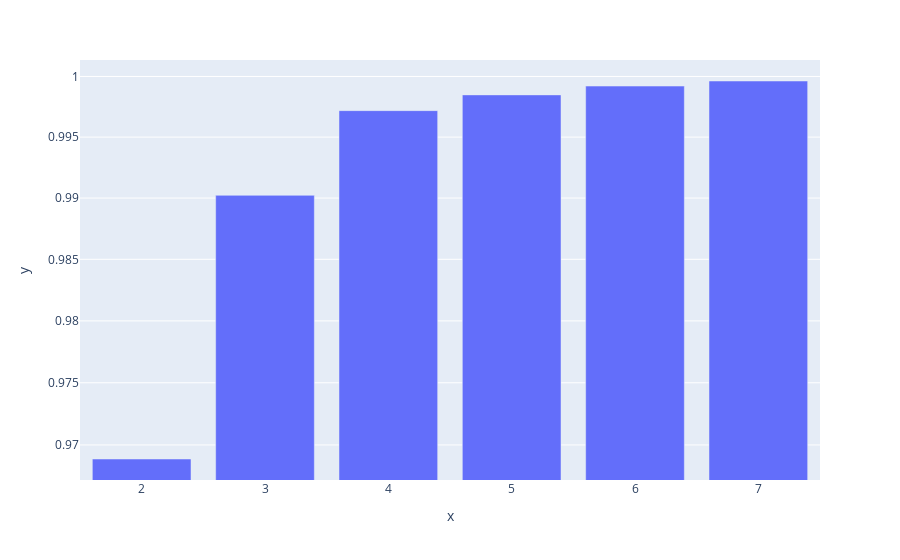

Notebook code for this chart:
### Code cell
plotthree = px.bar(x = [2,3,4,5,6,7],
                 y = explained_list_two,
                log_y=True)
plotthree.show()

### Figure 1 — Plotly figure (JSON) as saved in the notebook; plotly's stock layout.template omitted (floating-point values rounded to 4 significant figures)
{"data": [{"alignmentgroup": "True", "hovertemplate": "x=%{x}<br>y=%{y}<extra></extra>", "legendgroup": "", "marker": {"color": "#636efa", "pattern": {"shape": ""}}, "name": "", "offsetgroup": "", "orientation": "v", "showlegend": false, "textposition": "auto", "type": "bar", "x": [2, 3, 4, 5, 6, 7], "xaxis": "x", "y": [0.9689, 0.9902, 0.9972, 0.9985, 0.9992, 0.9996], "yaxis": "y"}], "layout": {"autosize": true, "barmode": "relative", "legend": {"tracegroupgap": 0}, "margin": {"t": 60}, "xaxis": {"anchor": "y", "autorange": true, "domain": [0, 1], "range": [1.5, 7.5], "title": {"text": "x"}, "type": "linear"}, "yaxis": {"anchor": "x", "autorange": true, "domain": [0, 1], "range": [-0.01449, 0.0005917], "title": {"text": "y"}, "type": "log"}}}
